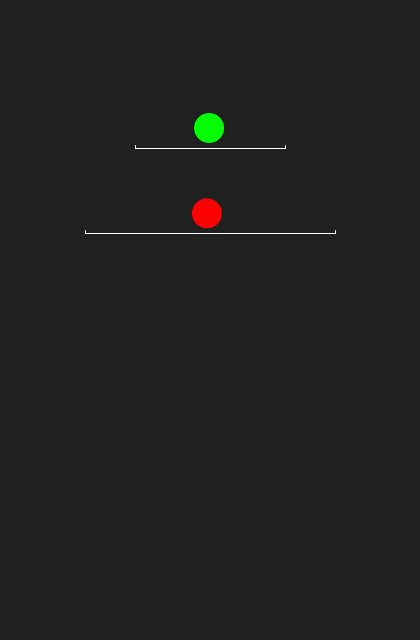
Frame 1 (no input)
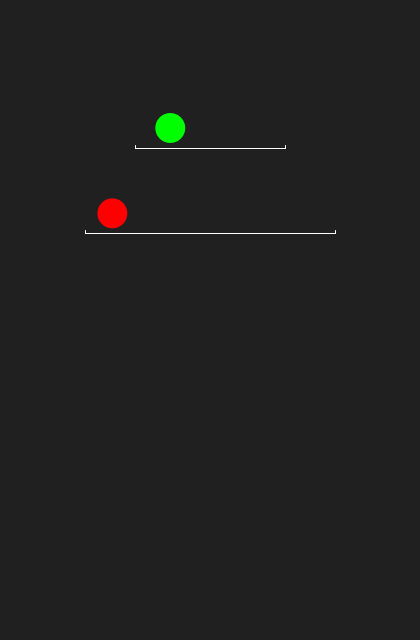
Frame 60 (the mouse pressed at the canvas centre just before this capture)
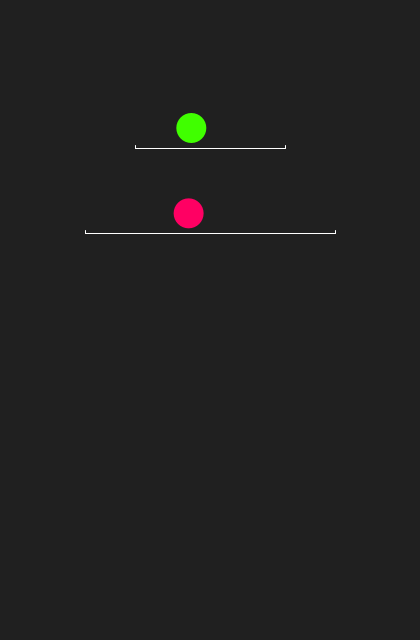
Frame 120 (the mouse held since frame 60 and released just before this capture)

The Processing sketch that drew these frames (run headless with seeded random() and noise(); from frame 60 on, the mouse is pressed at the canvas centre):

// Processing sketch: sketch_02_14_Synthesizing_Concepts_01
// ── sketch_02_14_Synthesizing_Concepts_01.pde
// Variables to track top ellipse.
color topCurrentColor;
color topTargetColor;

PVector topOriginPos;
PVector topCurrentPos;
PVector topTargetPos;
PVector topDestPos;
PVector topScale;

float topSpeed;

// Variables to track bottom ellipse.
color bottomCurrentColor;
color bottomTargetColor;

PVector bottomOriginPos;
PVector bottomCurrentPos;
PVector bottomTargetPos;
PVector bottomDestPos;
PVector bottomScale;

float bottomSpeed;

void setup() {
  size(420, 640);
  background(64);

  // Top ellipse
  topCurrentColor = color(0, 255, 0);
  topTargetColor = color(255, 255, 0);

  topCurrentPos = new PVector(width / 2.0, height / 5.0);
  topOriginPos = new PVector(width / 2.0 - 75, height / 5.0);
  topDestPos = new PVector(width / 2.0 + 75, height / 5.0);
  topTargetPos = topDestPos.copy();
  topScale = new PVector(30, 30);
  
  topSpeed = 0.0125;

  // Bottom ellipse
  bottomCurrentColor = color(255, 0, 0);
  bottomTargetColor = color(255, 0, 255);

  bottomCurrentPos = new PVector(width / 2.0, height / 3.0);
  bottomOriginPos = new PVector(width / 2.0 - 125, height / 3.0);
  bottomDestPos = new PVector(width / 2.0 + 125, height / 3.0);
  bottomTargetPos = bottomDestPos.copy();
  bottomScale = new PVector(30, 30);
  
  bottomSpeed = 0.025;
}

void draw() {
  background(32);
  noStroke();

  // Calculations for top ellipse color
  topTargetColor = color(map(mouseY, 0, height, 0, 255), 255, 0);
  topCurrentColor = lerpColor(topCurrentColor, 
    topTargetColor, 
    topSpeed);

  // Calculations for top ellipse position
  topTargetPos = new PVector(map(mouseY, 0, height, topOriginPos.x, topDestPos.x), topCurrentPos.y); 
  topCurrentPos = PVector.lerp(topCurrentPos, 
    topTargetPos, 
    topSpeed);

  // Display for top ellipse
  noStroke();
  fill(topCurrentColor);
  ellipse(topCurrentPos, topScale);

  // Line which provides a measure.
  stroke(255);
  strokeWeight(1);
  line(PVector.add(topOriginPos, new PVector(0, 20)), PVector.add(topDestPos, new PVector(0, 20)));
  line(PVector.add(topOriginPos, new PVector(0, 17)), PVector.add(topOriginPos, new PVector(0, 20)));
  line(PVector.add(topDestPos, new PVector(0, 17)), PVector.add(topDestPos, new PVector(0, 20)));

  // Calculations for bottom ellipse color
  bottomTargetColor = color(255, 0, map(mouseX, 0, width, 0, 255));
  bottomCurrentColor = lerpColor(bottomCurrentColor, 
    bottomTargetColor, 
    bottomSpeed);

  // Bottom for top ellipse position
  bottomTargetPos = new PVector(map(mouseX, 0, width, bottomOriginPos.x, bottomDestPos.x), bottomCurrentPos.y); 
  bottomCurrentPos = PVector.lerp(bottomCurrentPos, 
    bottomTargetPos, 
    bottomSpeed);

  // Display for the bottom ellipse.
  noStroke();
  fill(bottomCurrentColor);
  ellipse(bottomCurrentPos, bottomScale);

  // Line which provides a measure.
  stroke(255);
  strokeWeight(1);
  line(PVector.add(bottomOriginPos, new PVector(0, 20)), PVector.add(bottomDestPos, new PVector(0, 20)));
  line(PVector.add(bottomOriginPos, new PVector(0, 17)), PVector.add(bottomOriginPos, new PVector(0, 20)));
  line(PVector.add(bottomDestPos, new PVector(0, 17)), PVector.add(bottomDestPos, new PVector(0, 20)));
}
// ── PVectorUtils.pde
static final PVector VECTOR_W = new PVector(-1, 0);
static final PVector VECTOR_E = new PVector(1, 0);
static final PVector VECTOR_N = new PVector(0, -1);
static final PVector VECTOR_S = new PVector(0, 1);
static final PVector VECTOR_NW = new PVector(-1, -1);
static final PVector VECTOR_NE = new PVector(1, -1);
static final PVector VECTOR_SW = new PVector(-1, 1);
static final PVector VECTOR_SE = new PVector(1, 1);

void arc(PVector v1, PVector v2, float start, float stop) {
  arc(v1.x, v1.y, v2.x, v2.y, start, stop);
}

void bezier(PVector anchor1, PVector control1, 
  PVector control2, PVector anchor2) {
  bezier(anchor1.x, anchor1.y, 
    control1.x, control1.y, 
    control2.x, control2.y, 
    anchor2.x, anchor2.y);
}

void curve(PVector control1, PVector v1, 
  PVector v2, PVector control2) {
  curve(control1.x, control1.y, 
    v1.x, v1.y, 
    v2.x, v2.y, 
    control2.x, control2.y);
}

void ellipse(PVector v1, PVector v2) {
  ellipse(v1.x, v1.y, v2.x, v2.y);
}

void line(PVector origin, PVector destination) {
  line(origin.x, origin.y, destination.x, destination.y);
}

void point(PVector position) {
  point(position.x, position.y);
}

void quad(PVector v1, PVector v2, PVector v3, PVector v4) {
  quad(v1.x, v1.y, v2.x, v2.y, v3.x, v3.y, v4.x, v4.y);
}

void rect(PVector v1, PVector v2) {
  rect(v1.x, v1.y, v2.x, v2.y);
}

void rect(PVector v1, PVector v2, float r) {
  rect(v1.x, v1.y, v2.x, v2.y, r);
}

void triangle(PVector v1, PVector v2, PVector v3) {
  triangle(v1.x, v1.y, v2.x, v2.y, v3.x, v3.y);
}

void text(String message, PVector v) {
  text(message, v.x, v.y);
}

void translate(PVector pivot) {
  translate(pivot.x, pivot.y);
}

void vertex(PVector vertex) {
  vertex(vertex.x, vertex.y);
}

PVector mouse() {
  return new PVector(mouseX, mouseY);
}

PVector mouseX() {
  return new PVector(mouseX, 0);
}

PVector mouseY() {
  return new PVector(0, mouseY);
}

PVector delta() {
  return new PVector(mouseX - pmouseX, mouseY - pmouseY);
}

PVector deltaX() {
  return new PVector(mouseX - pmouseX, 0);
}

PVector deltaY() {
  return new PVector(0, mouseY - pmouseY);
}
